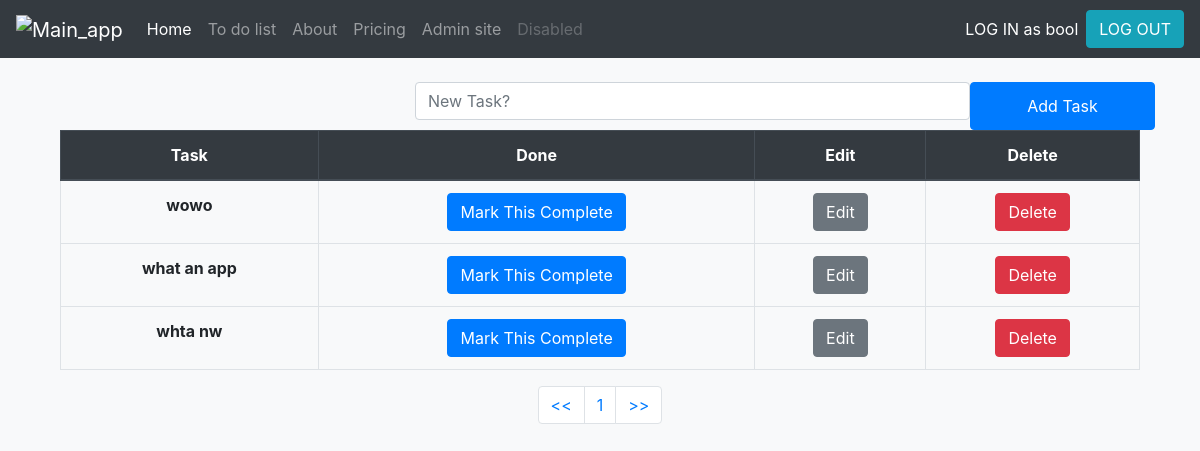
The app's page /Todolist/ (signed in), older data.
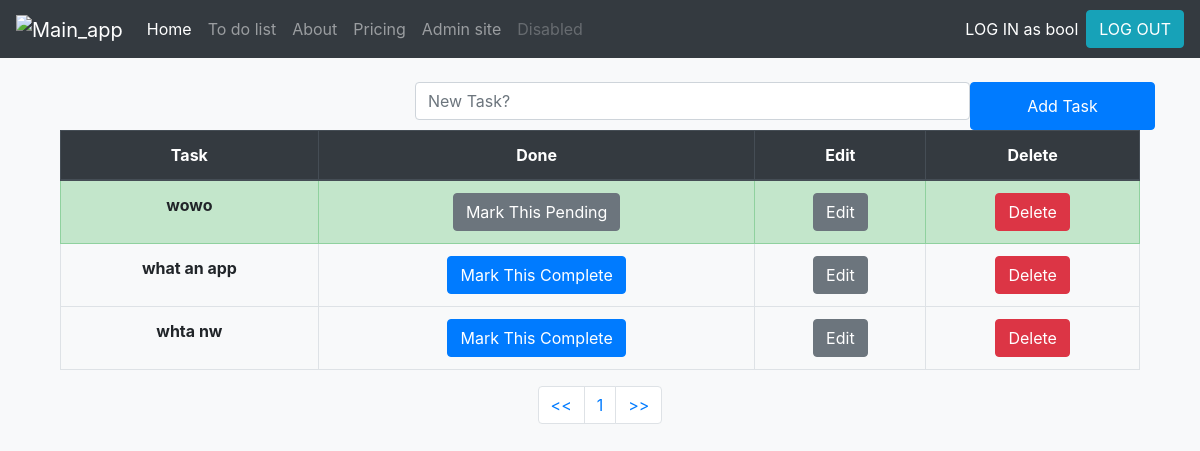
The same page, newer data.
### first_app/models.py (models this page shows, shortened)
class TaskList(models.Model):
    manage = models.ForeignKey(User, on_delete=models.CASCADE, default=None)
    task = models.CharField(max_length=300)
    done = models.BooleanField(default=False)

### first_app/views.py (the view)
# urls.py: path('', views.todolist, name='todolist'),
@login_required
def todolist(request):
    if request.method == "POST":
        form = TaskForm(request.POST or None)
        if form.is_valid():
            instance = form.save(commit=False)
            instance.manage = request.user
            instance.save()
        messages.success(request,("New Task Added"))
        return redirect('todolist')
    else:
        all_tasks = TaskList.objects.filter(manage=request.user)
        paginator = Paginator(all_tasks, 10)
        page = request.GET.get('pg')
        all_tasks = paginator.get_page(page)
    return render(request, 'todolist.html', {'all_tasks':all_tasks})

### first_app/templates/todolist.html (shortened to what this page needs)
{% extends 'base.html' %}
{% block content %}
 <div class = "container">
 <form method="POST" class="row">
  <label class="col-lg-4"></label>
  <input type="text" class="form-control col-lg-6" name="task" placeholder="New Task?">
  <button type="submit" class="btn btn-primary col-lg-2">Add Task</button>
 </form>
    <table class="table table-hover table-bordered text-center">
  <thead class="thead-dark">
    <tr>
      <th scope="col">Task</th>
      <th scope="col">Done</th>
      <th scope="col">Edit</th>
      <th scope="col">Delete</th>
    </tr>
  </thead>
  <tbody>
  {% if all_tasks %}
   {% for obj in all_tasks %}
    {% if obj.done %}
        <tr class="table-success">
          <th>{{ obj.task}}</th>
          <td><a href="{% url 'pending_task' obj.id %}"><button type="button" class="btn btn-secondary">Mark This Pending</button></a></td>
          <td><a href="{% url 'edit_task' obj.id %}"><button type="button" class="btn btn-secondary">Edit</button></a></td>
          <td><a href="{% url 'delete_task' obj.id %}"><button type="button" class="btn btn-danger">Delete</button></a></td>
        </tr>
    {% else %}
        <tr>
          <th>{{ obj.task}}</th>
          <td><a href="{% url 'complete_task' obj.id %}"><button type="button" class="btn btn-primary">Mark This Complete</button></a></td>
          <td><a href="{% url 'edit_task' obj.id %}"><button type="button" class="btn btn-secondary">Edit</button></a></td>
          <td><a href="{% url 'delete_task' obj.id %}"><button type="button" class="btn btn-danger">Delete</button></a></td>
        </tr>
    {% endif %}
   {% endfor %}
  {% endif %}
   </tbody>
  </table>
  <nav aria-label="Page navigation example">
  <ul class="pagination justify-content-center">
    <li class="page-item"><a class="page-link" href="?pg=1"><<</a></li>
    <li class="page-item"><a class="page-link" href="?pg={{ all_tasks.number }}">{{ all_tasks.number }}</a></li>
    <li class="page-item"><a class="page-link" href="?pg={{ all_tasks.paginator.num_pages }}">>></a></li>
  </ul>
</nav>
 </div>
{% endblock content %}

### templates/base.html (shortened to what this page needs)
{% load static %}
<!doctype html>
<html lang="en">
  <head>
    <link rel="stylesheet" href="https://stackpath.bootstrapcdn.com/bootstrap/4.4.1/css/bootstrap.min.css">
    <nav class="navbar navbar-expand-lg navbar-dark bg-dark">
  <a class="navbar-brand" href="{% url 'index' %}"><img src="{% static 'image/logo.png' %}"alt="Main_app"></a>
  <div class="collapse navbar-collapse" id="navbarNavAltMarkup">
    <div class="navbar-nav">
      <a class="nav-item nav-link active" href="{% url 'index' %}">Home <span class="sr-only">(current)</span></a>
      <a class="nav-item nav-link" href="{% url 'todolist' %}">To do list</a>
      <a class="nav-item nav-link" href="{% url 'about' %}">About</a>
      <a class="nav-item nav-link" href="{% url 'pricing' %}">Pricing</a>
      <a class="nav-item nav-link" href="{% url 'admin:index' %}"> Admin site </a>
      <a class="nav-item nav-link disabled" href="#" tabindex="-1" aria-disabled="true">Disabled</a>
    </div>
  </div>
  {% if user.is_authenticated %}
   <div class="form-inline my-2 my-lg-0">
     <div class="p-s bg-dark mr-2 text-white">LOG IN as {{ user.username }}</div>
     <a href="{% url 'logout' %} ">
     <button class="btn btn-info my-2 my-sm-0" type="submit">LOG OUT</button></a>
   </div>
  {% else %}
   <a href="{% url 'login' %} ">
        <button class="btn btn-success mr-2 my-2 my-sm-0" type="submit">LOG IN</button></a>
    <a href="{% url 'register' %} ">
        <button class="btn btn-primary my-2 my-sm-0" type="submit">REGISTER</button></a>
  {% endif %}
</nav>
  </head>
  <body class="bg-light">
  <div class="container">
{% block content %}
{% endblock content %}
  </div>
  </body>
</html>

Row changes from the older to the newer data that the page shows:
changed TaskList "wowo": done "Mark This Complete" → "Mark This Pending"
